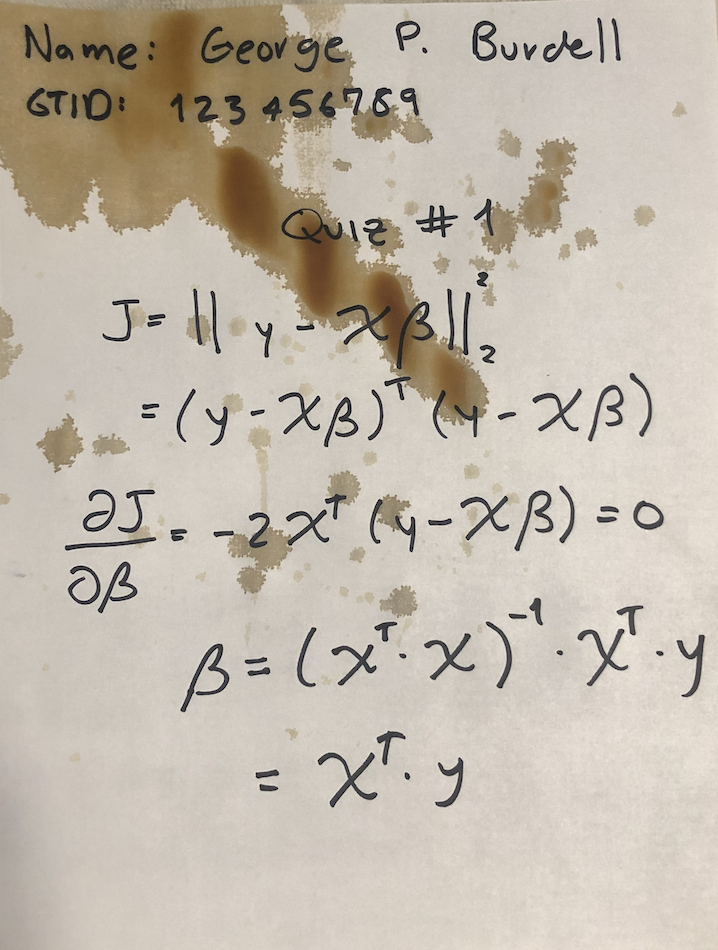
#> input picture HDDA/hw02/Quiz.png, 718 x 950 px
$ jupyter execute Q3.ipynb   (shell and % lines are left out)   (older library calls are emulated)
#> lines starting #> are read from the running program, lines starting #| are printed output that depends on the picture; after the words box and inside, x2 and y2 are one past the last pixel; in counts of white or black regions, pixels touching at a corner belong together
[cell 1]
from PIL import Image
import numpy as np
import matplotlib.pyplot as plt
import matplotlib.image as mpimg

[cell 2]
image = Image.open('Quiz.png')
#> image is the input picture: PIL image 718x950 RGBA; mean R, G, B, A 194.5, 185.2, 172.3, 255
im = np.array(image)

def resize(image, p):
    im = np.array(image)

    y,x,_ = im.shape

    h = np.int(np.floor(p*y))
    w = np.int(np.floor(p*x))

    return image.resize((w,h)).convert('L')

[cell 3]
# part 1
fig, ax = plt.subplots(1, 4, figsize=(20,10))
images = []
for i,p in enumerate([1,.5,.3,.1]):
    new_image = resize(image, p)
    images.append(new_image)
    plot = ax[i].imshow(new_image, vmin=0, vmax=255, cmap="gray")
#> after the loop, images = 4 items

The above images show the original and resized images at 50, 30, and 10 percent the original pixel size, stretched to fit.

[cell 4]
# part 2

fig, axs = plt.subplots(2, 4, figsize=(15,10))

def plot_row(ax,rows, images):
#> called with ax = array of shape (2, 4), rows = 2
    bins = np.arange(0, 1, .001)
    for i,image in enumerate(images):
        I  = np.array(image)
        ax[0][i].imshow(image, vmin=0, vmax=255, cmap="gray")
        ax[1][i].hist((I.ravel()/255), bins=bins, range=(0.0, 1.0), fc='k', ec='k')
#> this loop made 4 passes
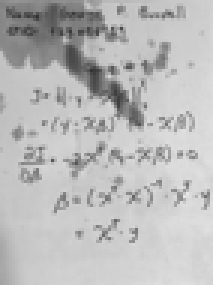
#> I: shape (95, 71) (shown 3 times larger); min 52, max 230, mean 186.6

plot_row(axs,2, images)
#> figure, not shown here; panel 5: tallest bar 26574 high, from x = 0.792 to 0.793; panel 6: tallest bar 6641 high, from x = 0.8 to 0.801; panel 7: tallest bar 2525 high, from x = 0.803 to 0.804; panel 8: tallest bar 264 high, from x = 0.803 to 0.804

The above images show the original and resized images at 50, 30, and 10 percent the original pixel size, stretched to fit (top) with the corresponding histogram (bottom).  I would use the image at 30% the original size because its histogram maintains the same shape as the original, where the 10% image size starts to lose information on the left tail.  THis reduces the amount of data, but keeps as much information as possible.

[cell 5]
# part 3
image = images[2] # image scaled to 30%
I = np.array(image)
I_shift  = np.clip(I + 100, 0, 255)
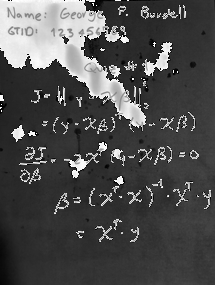
#> I_shift: shape (285, 215); min 0, max 255, mean 77.9
bins = np.arange(0, 1, .001)
fig, (ax1, ax2) = plt.subplots(1, 2, figsize=(15,10))
p1 = ax1.imshow(I_shift, vmin=0, vmax=255, cmap="gray")
p2 = ax2.hist((I_shift.ravel()/255), bins=bins, range=(0.0, 1.0), fc='k', ec='k')
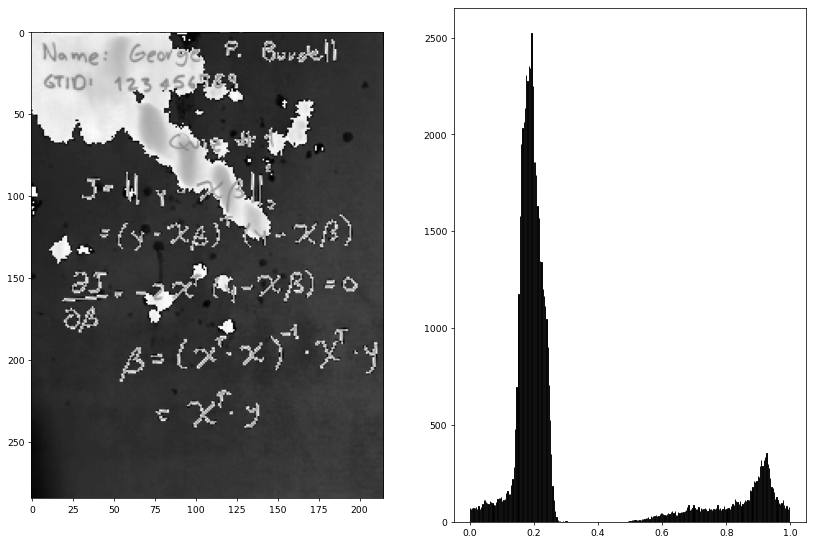
#> figure drawn by matplotlib, 2 panels; panel 2: tallest bar 2525 high, from x = 0.192 to 0.193

[cell 6]
# part 4
mn = I.min()
#> mn = 26
mx = I.max()
#> mx = 233
I_stretch = np.clip((I-mn)/(mn-mx)*255, 0,255)
fig, (ax1, ax2) = plt.subplots(1, 2, figsize=(15,10))
p1 = ax1.imshow(I_stretch, vmin=0, vmax=255, cmap="gray")
p2 = ax2.hist((I_stretch.ravel()/255), bins=bins, range=(0.0, 1.0), fc='k', ec='k')
#> figure, not shown here; panel 2: tallest bar 85 high, from x = 0.979 to 0.98

[cell 7]
# part 5
I_inverse = 255 - I
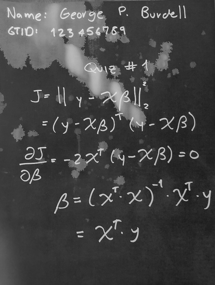
#> I_inverse: shape (285, 215); min 22, max 229, mean 68.4

fig, (ax1, ax2) = plt.subplots(1, 2, figsize=(15,10))
p1 = ax1.imshow(I_inverse, vmin=0, vmax=255, cmap="gray")
p2 = ax2.hist((I_inverse.ravel()/255), bins=bins, range=(0.0, 1.0), fc='k', ec='k')
#> figure, not shown here; panel 2: tallest bar 2525 high, from x = 0.196 to 0.197

[cell 8]
# part 6

I_log = (45 * np.log(I+1)).astype(int)
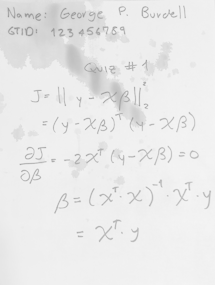
#> I_log: shape (285, 215) int64; min 148, max 245, mean 233.7
fig, (ax1, ax2) = plt.subplots(1, 2, figsize=(15,10))
p1 = ax1.imshow(I_log, vmin=0, vmax=255, cmap="gray")
p2 = ax2.hist((I_log.ravel()/255), bins=bins, range=(0.0, 1.0), fc='k', ec='k')
#> figure, not shown here; panel 2: tallest bar 10493 high, from x = 0.933 to 0.934

[cell 9]
# part 7
I_pow = (I**1.5*.1).astype(int)
fig, (ax1, ax2) = plt.subplots(1, 2, figsize=(15,10))
p1 = ax1.imshow(I_pow, vmin=0, vmax=255, cmap="gray")
p2 = ax2.hist((I_pow.ravel()/255), bins=bins, range=(0.0, 1.0), fc='k', ec='k')
#> figure, not shown here; panel 2: tallest bar 354 high, from x = 0.619 to 0.62

[cell 10]
# part 8
image = Image.open('Quiz.png')
im = np.array(image)[:200,:300]
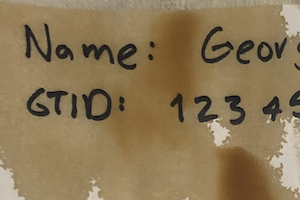
#> im: shape (200, 300, 4); mean R, G, B, A 139.5, 118.8, 84.4, 255
plt.figure(figsize = (15,10))
plt.imshow(im, interpolation='nearest',)

[cell 11]
fig, axs = plt.subplots(2, 4, figsize=(15,10))

def plot_row(ax,rows, channels):
#> called with ax = array of shape (2, 4), rows = 2
    bins = np.arange(0, 1, .001)
    for i in range(0,channels.shape[-1]):
        c = channels[:,:,i]
        c = np.where(c>60,0,255)
        ax[0][i].imshow(c, vmin=0, vmax=255, cmap="gray")
        ax[1][i].hist((c.ravel()/255), bins=bins, range=(0.0, 1.0), fc='k', ec='k')
#> this loop made 4 passes
#> pass 1, in plot_row, `c = channels[:,:,i]`:
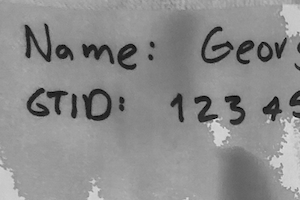
#> c: shape (200, 300); min 0, max 227, mean 139.5
#> pass 1, in plot_row, `c = np.where(c>60,0,255)`:
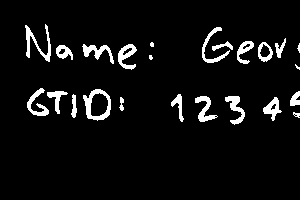
#> c: shape (200, 300) int64; 6% white; 24 white regions (4 under 20 px), largest, box (x1, y1, x2, y2) and area: (83, 89, 111, 121) 362, (25, 24, 51, 62) 304, (225, 96, 245, 125) 246
#> after the loop: c: shape (200, 300) int64; every value is 0

plot_row(axs,2, im)
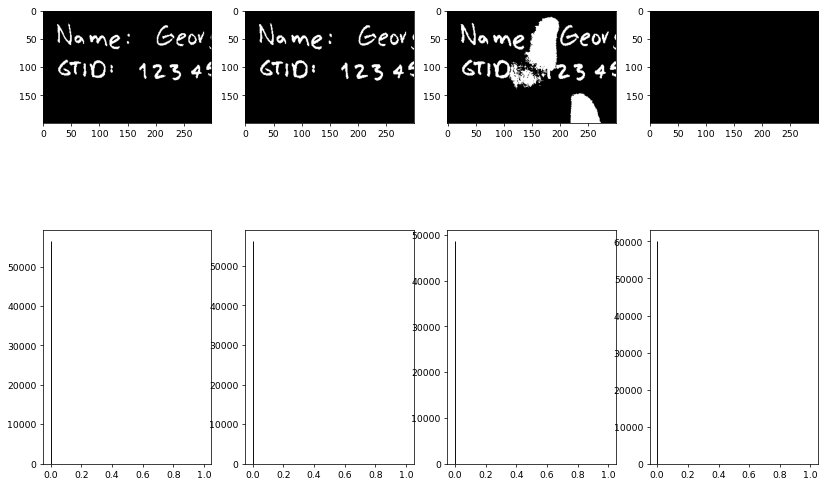
#> figure drawn by matplotlib, 8 panels; panel 5: tallest bar 56404 high, from x = 0 to 0.001; panel 6: tallest bar 56182 high, from x = 0 to 0.001; panel 7: tallest bar 48601 high, from x = 0 to 0.001; panel 8: tallest bar 60000 high, from x = 0 to 0.001

[cell 12]
final =  np.array(Image.open('Quiz.png'))[:,:,0]
final = np.where(final>90,0,255)
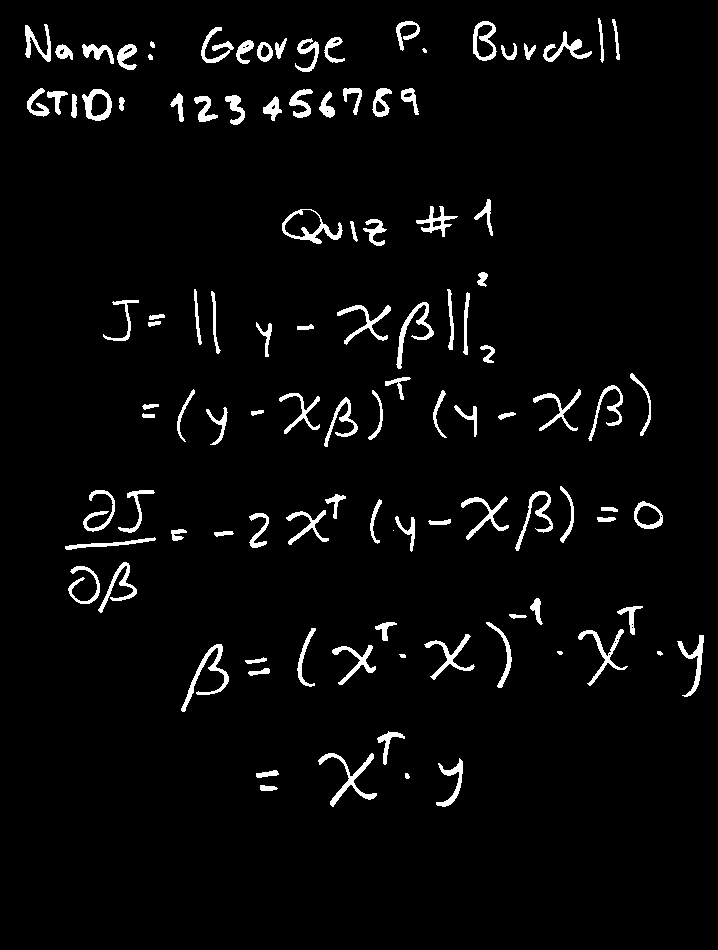
#> final: shape (950, 718) int64; 3.7% white; 109 white regions (3 under 20 px), largest, box (x1, y1, x2, y2) and area: (181, 644, 229, 712) 654, (318, 753, 377, 807) 643, (396, 302, 434, 369) 569
plt.figure(figsize = (15,10))
imgplot = plt.imshow(final, vmin=0, vmax=255, cmap='gray')
